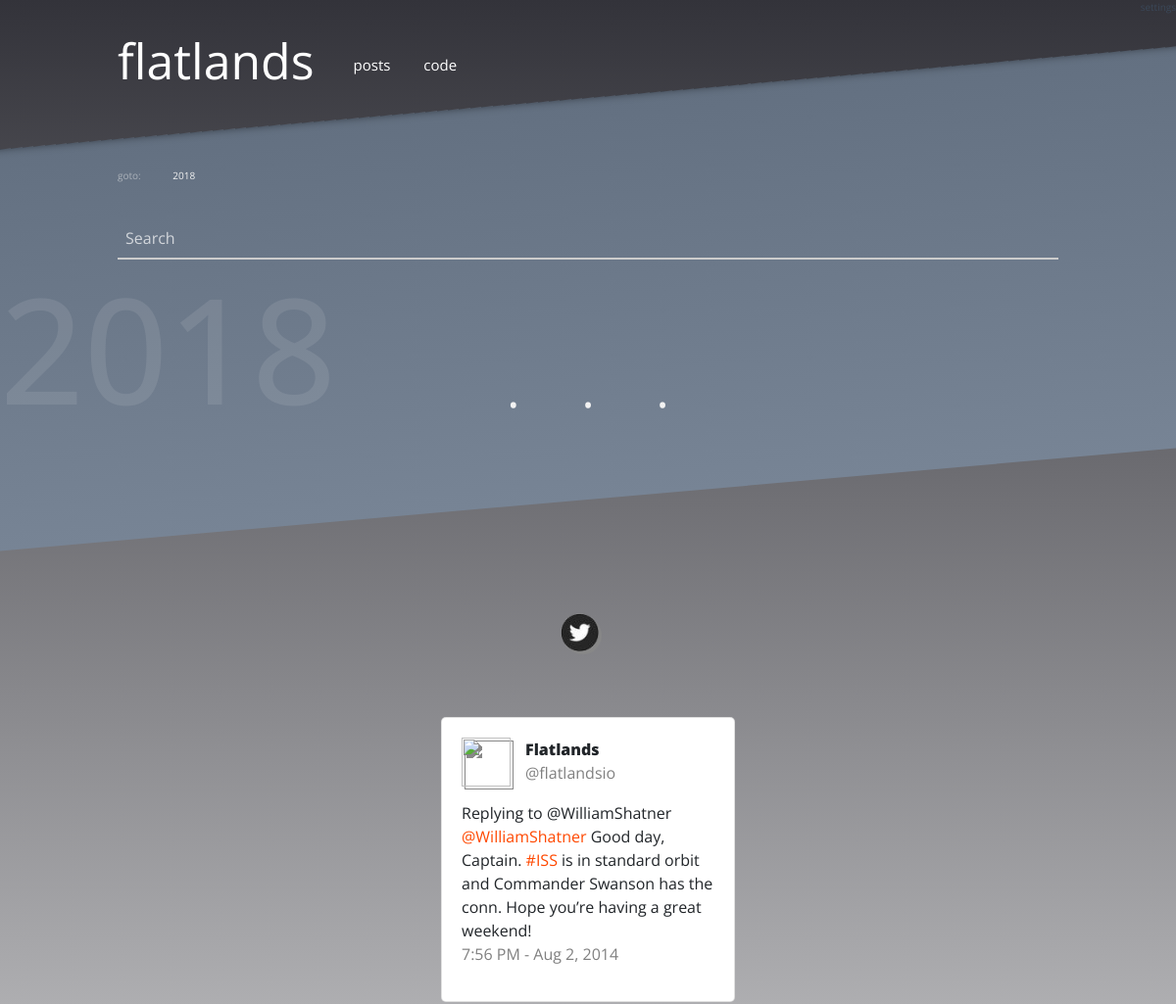
The app's page /tag/letsencrypt (upper part), older data.
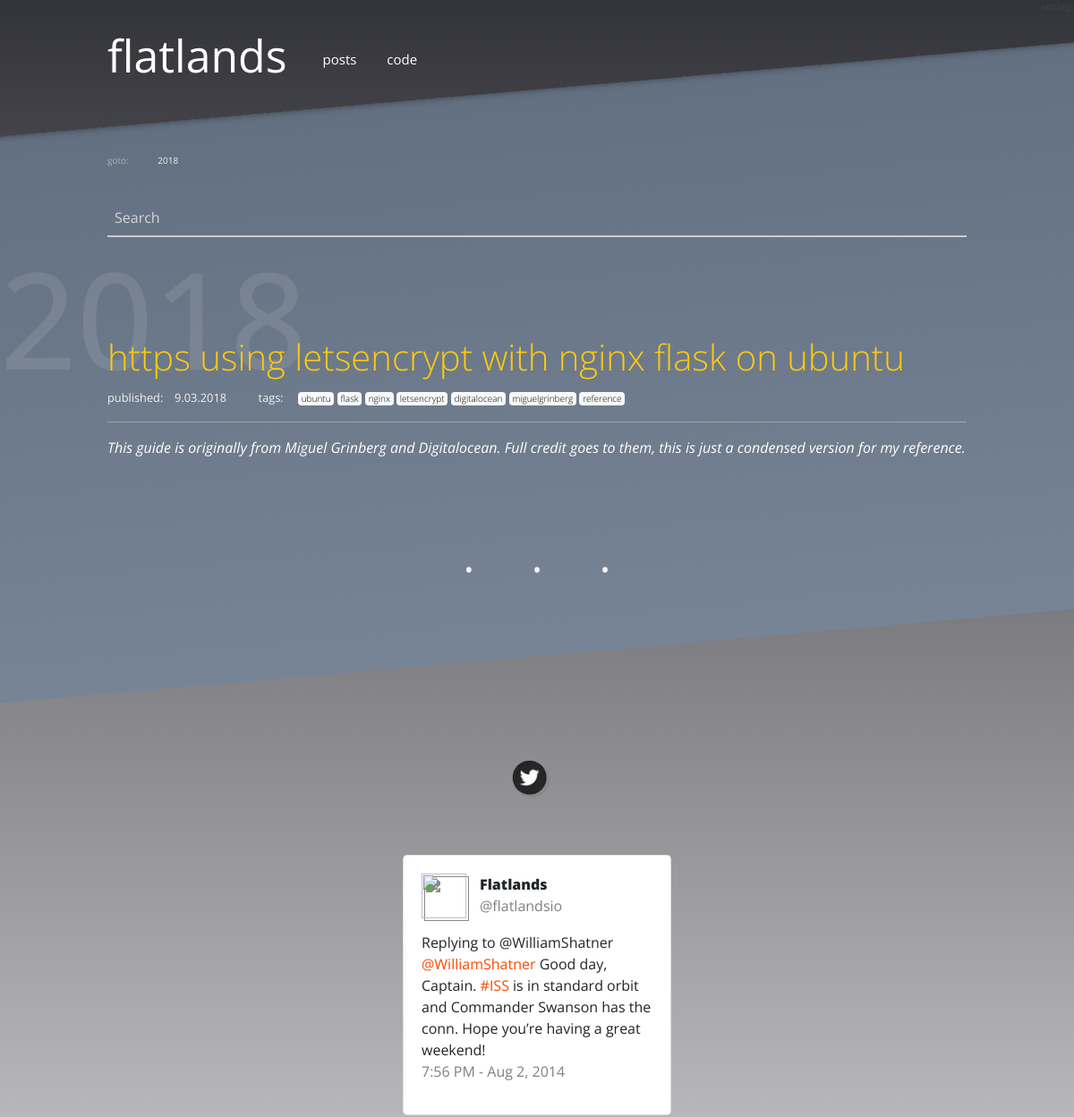
The same page, newer data.
### modules/models.py (models this page shows, shortened)
class Post(db.Model):
    id = db.Column(db.Integer, primary_key=True)
    title = db.Column(db.String())
    author = db.Column(db.String())
    tags = db.Column(db.String())
    strap = db.Column(db.String())
    content = db.Column(db.String())
    pub_date = db.Column(db.String())
    published = db.Column(db.Boolean, default=False)

### app.py (the view)
@app.route('/tag/<tag>')
def tag(tag):
    all_posts = modules.database.Post().all()
    posts = modules.database.Post().query_tags(str(tag))
    years = modules.database.Post().years_from_posts(posts)
    return render_template('tag.html', posts=posts, years=years)

### modules/database.py (called while the page is built)
    def _retrive_posts(self, published=None):
        if published == None:
            return modules.models.Post.query.all()
        else:
            return modules.models.Post.query.filter_by(published=published).all()

    def to_json(self, results):
        result = {}
        item = {}
        count = 1
        for row in results:
            for k, v in row.__dict__.items():
                if not k.startswith('_') and k != 'id':
                    item[k] = v
            result[count] = item
            count += 1
            item = {}
        return result

    def all(self):
        return self.to_json(self._retrive_posts())

    def years_from_posts(self, posts):
        years = []
        for code, data in posts.items():
            day, month, year = data['pub_date'].split('.')
            years.append(year)
        return sorted(list(set(years)), reverse=True)

    def query_tags(self, tag):
        output = {}
        for code, data in self.to_json(self._retrive_posts()).items():
            if tag in data['tags'].split(' '):
                output[code] = data
        return output

### templates/tag.html
{% extends "base.html" %}
{% block content %}
{% include 'post_nav.html' %}
{% for year in years %}
    <a name="{{ year }}">
        <div class="section-head">
            <h4>{{ year }}</h4>
        </div>
    </a>
    {% for code, data in posts.items()|reverse %}
        {% if data.pub_date.endswith(year) and data.published != False %}
            <div class="blog-post">
                <h4><a href="/post/{{ data.title|replace(" ", "-") }}">{{data.title}}</a></h4>
                <small>
                    published:&emsp;{{data.pub_date}} &emsp; &emsp;
                    tags:&emsp;
                        {% for tag in data.tags.split(' ') %}
                        <span class="badge badge-light"><a style="color:black;font-size:10px;" href="/tag/{{tag}}">{{tag}}</a></span>
                        {% endfor %}
                    </small>
                    <hr style="background-color:rgba(242, 242, 242, .5);">
                <div class="blog-post-strap">{{data.strap}}</div>
            </div>
            <p style="height:30px;"></p>
        {% endif %}
    {% endfor %}
    <div style="color: rgb(242, 242, 242); text-align: center; word-spacing: 50px; font-size: 50px;">· · ·</div>
{% endfor %}
{% endblock %}

Row changes from the older to the newer data that the page shows:
now on this page (row edited): Post: title "https using letsencrypt with nginx flask on ubuntu", pub_date "9.03.2018", strap "This guide is originally from Miguel Grinberg and Digitalocean. Full credit goes to them, this is just a condensed version for my reference."
Text that changed along with them:
new list line: "published: tags: ubuntu flask nginx letsencrypt digitalocean miguelgrinberg reference"
